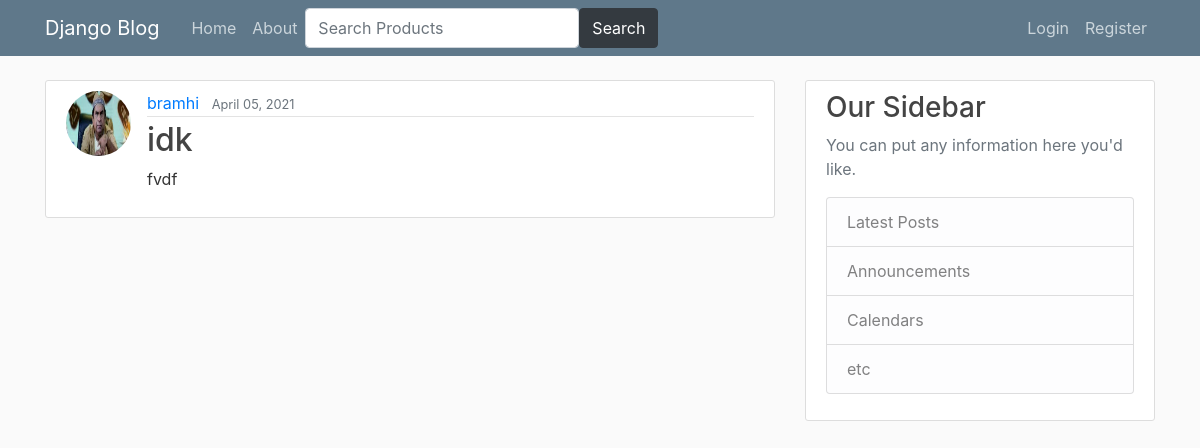
The page /post/34/ on the database its author committed.
### blog/models.py (models this page shows, shortened)
class Post(models.Model):
    title = models.CharField(max_length=100)
    content = models.TextField()
    date_posted = models.DateTimeField(default=timezone.now)
    author = models.ForeignKey(User, on_delete=models.CASCADE)

### users/models.py (models this page shows, shortened)
class Profile(models.Model):
	user = models.OneToOneField(User, on_delete=models.CASCADE)
	image = models.ImageField(default='default.jpg',upload_to='profile_pics')

### blog/views.py (the view)
# urls.py: path('post/<int:pk>/', PostDetailView.as_view(), name='post-detail'),
class PostDetailView(DetailView):
    model = Post

### blog/Templates/blog/post_detail.html (shortened to what this page needs)
{% extends "blog/base.html" %}
{% block content %}
  <article class="media content-section">
    <img class="rounded-circle article-img" src="{{ object.author.profile.image.url }}">
    <div class="media-body">
      <div class="article-metadata">
        <a class="mr-2" href="{% url 'user-posts' object.author.username %}">{{ object.author }}</a>
        <small class="text-muted">{{ object.date_posted|date:"F d, Y" }}</small>
      </div>
      <h2 class="article-title">{{ object.title }}</h2>
      <p class="article-content">{{ object.content }}</p>
    </div>
  </article>
{% endblock content %}

### blog/Static/blog/main.css (style rules this page uses)
body { background: #fafafa; color: #333333; margin-top: 5rem; }
h1, h2, h3, h4, h5, h6 { color: #444444; }
.content-section { background: #ffffff; padding: 10px 20px; border: 1px solid #dddddd; border-radius: 3px; margin-bottom: 20px; }
.article-title { color: #444444; }
.article-content { white-space: pre-line; }
.article-img { height: 65px; width: 65px; margin-right: 16px; }
.article-metadata { padding-bottom: 1px; margin-bottom: 4px; border-bottom: 1px solid #e3e3e3 }

### rows shown on the page
Post: author.profile.image (placeholder picture), author "bramhi", date_posted "April 05, 2021", title "idk", content "fvdf"
